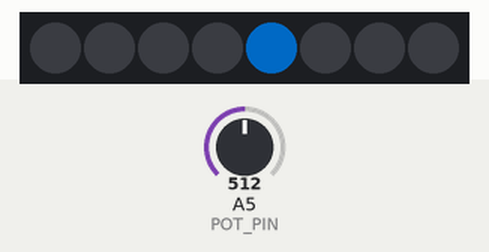
Recording of a sketch running on a simulated Arduino Uno, built with avr-gcc and run on an emulated ATmega328P. On the bench: 8 RGB LEDs in strip order, left to right. The inputs (shaded band) are chosen by the test bench; at power-on: A5 (POT_PIN) = 512. Dim RGB values are drawn brighter than linear.

Above: at 1.2 s.
1.3 s: A5 (POT_PIN) set to 716
At 1.7 s:
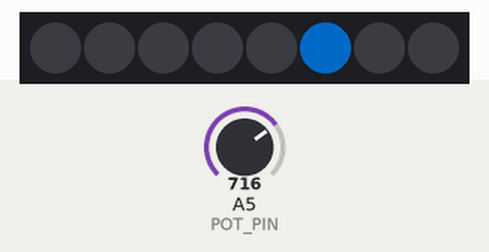
2.8 s: A5 (POT_PIN) set to 900
At 4.0 s:
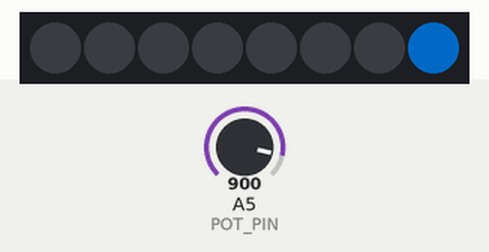
4.3 s: A5 (POT_PIN) set to 511
At 5.2 s:
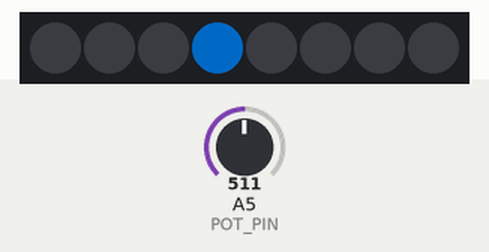
Timing chart, 0 to 7.3 s (numbered marks = the images above; inputs shaded):
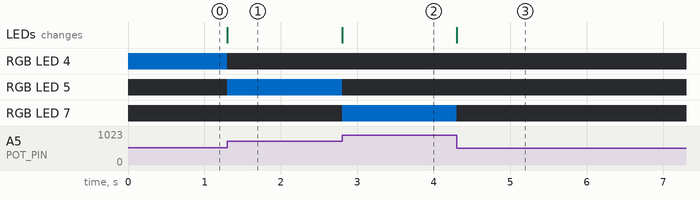

Measured:
- after the input at 1.3 s, RGB LED 4: RGB(0, 50, 94) → off at once; RGB LED 5: off → RGB(0, 50, 94) at once; the LEDs: change at once (image 1)
- after the input at 2.8 s, RGB LED 5: RGB(0, 50, 94) → off at once; RGB LED 7: off → RGB(0, 50, 94) at once; the LEDs: change at once (image 2)
- after the input at 4.3 s, RGB LED 7: RGB(0, 50, 94) → off at once; the LEDs: change at once (image 3)

The sketch:

cycle.ino
```cpp
#include <Adafruit_NeoPixel.h>

const int POT_PIN = 5;
const int NEOPIXEL_PIN = 5;
const int NUM_LEDS = 8;
const float MAX_POT_VALUE = 1023.0;
int pot_value = 0;

Adafruit_NeoPixel strip = Adafruit_NeoPixel(NUM_LEDS, NEOPIXEL_PIN, NEO_GRB + NEO_KHZ800);

void setup() {
  strip.begin();
  strip.setBrightness(127);
  strip.show();
}

void loop() {
  strip.clear();

  pot_value = analogRead(POT_PIN);
  if (pot_value < MAX_POT_VALUE / 8) {
    strip.setPixelColor(0, 0, 101, 189);
  } else if (pot_value < 2 * MAX_POT_VALUE / 8) {
    strip.setPixelColor(1, 0, 101, 189);
  } else if (pot_value < 3 * MAX_POT_VALUE / 8) {
    strip.setPixelColor(2, 0, 101, 189);
  } else if (pot_value < 4 * MAX_POT_VALUE / 8) {
    strip.setPixelColor(3, 0, 101, 189);
  } else if (pot_value < 5 * MAX_POT_VALUE / 8) {
    strip.setPixelColor(4, 0, 101, 189);
  } else if (pot_value < 6 * MAX_POT_VALUE / 8) {
    strip.setPixelColor(5, 0, 101, 189);
  } else if (pot_value < 7 * MAX_POT_VALUE / 8) {
    strip.setPixelColor(6, 0, 101, 189);
  } else {
    strip.setPixelColor(7, 0, 101, 189);
  }

  strip.show();
}
```
